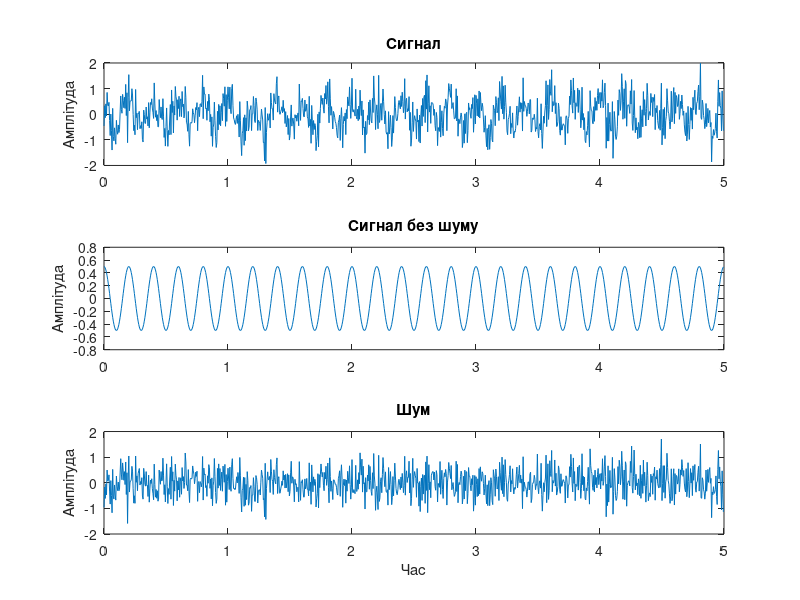

Write MATLAB code to recreate this figure. (Note: this script raises an error after producing the figure.)
function lab05_main
%=== Дисципліна: Основи обробки біомедичної інформації ===
%--- Лабораторна робота #5 КОРЕЛЯЦІЙНИЙ АНАЛІЗ БІОСИГНАЛІВ
%
% Використовуйте файли даних: 
%   eeg1-c3.dat - сигнал ЕЕГ, fs = 100 Гц
%   eeg1-f3.dat - сигнал ЕЕГ, fs = 100 Гц
%   eeg1-f4.dat - сигнал ЕЕГ, fs = 100 Гц
%   eeg1-p3.dat - сигнал ЕЕГ, fs = 100 Гц
%   eeg1-p4.dat - сигнал ЕЕГ, fs = 100 Гц
%   eeg1-o2.dat - сигнал ЕЕГ, fs = 100 Гц
%----------------------------------------------------------

clear, clc, close all
disp('Лабораторна робота #5')
disp('КОРЕЛЯЦІЙНИЙ АНАЛІЗ БІОСИГНАЛІВ')
disp('Виконав:  , група ... ННІІДС')

%=== Завдання #1.1 ===
% Моделювання стаціонарного випадкового процесу
fs = 200;
f0 = 5;
A = 0.5;
D = 0.25;
n = 1000;
t = (0:(n-1))/fs; % вектор часу
s = A*cos(2*pi*f0*t);
v = randn(size(t))*sqrt(D);
x = s + v;

% Графіки отриманих сигналів
figure(1)
y = filter(v, s, x);
subplot(3, 1, 1), plot(t, x);
title('Сигнал'); 
ylim([-2 2]); 
ylabel('Амплітуда');
subplot(3, 1, 2), plot(t, s);
title('Сигнал без шуму'); ylabel('Амплітуда')
subplot(3, 1, 3), plot(t, v);
title('Шум'); xlabel('Час'); ylabel('Амплітуда');

%=== Завдання #1.2 ===
% Обчислення оцінки дисперсії шуму, дисперсії сигналу та відношення шум/сигнал
fprintf('Дисперсія сигналу = %4.3g\n', var(x))
fprintf('Дисперсія шуму = %4.3g\n', var(v))
fprintf('Відношення шум/сигнал = %4.3g\n', snr(x, v))

%=== Завдання #1.3 ===
% Обчислення незміщеної оцінки АКФ змодельованого процесу  
maxlag = fix(0.2*length(x));
[v, lags] = xcorr(x, x, maxlag, 'unbiased');
figure(2)
plot(lags, v);

%=== Завдання #1.4 ===
% Обчислення зміщеної оцінки АКФ змодельованого процесу  
maxlag2 = fix(0.8*length(x));
[v2, lags2] = xcorr(x, x, maxlag2, 'biased');
figure(3)
plot(lags2, v2); title('Зміщена АКФ змодельованого процесу');
xlim([-5 5]);

%=== Завдання #1.5 ===
% Обчислення оцінки АКФ змодельованого процесу при збільшенні тривалості процесу 
%t=100
t3 = 0:100; % вектор часу
v3 = randn(size(t3))*sqrt(D);
s3 = A*cos(2*pi*f0*t3);
x3 = s3+v3;

maxlag3 = fix(0.3*length(x3));
[r3, lags3] = xcorr(x3, x3, maxlag3, 'unbiased');
figure(4)
plot(lags3, r3);
xlim([-30 30]);

%t=1000
t4 = 0:1000; % вектор часу
v4 = randn(size(t4))*sqrt(D);
s4 = A*cos(2*pi*f0*t4);
x4 = s4+v4;

maxlag4 = fix(0.3*length(x4));
[r4, lags4] = xcorr(x4, x4, maxlag4, 'unbiased');
figure(5)
plot(lags4, r4);
xlim([-30 30]);
